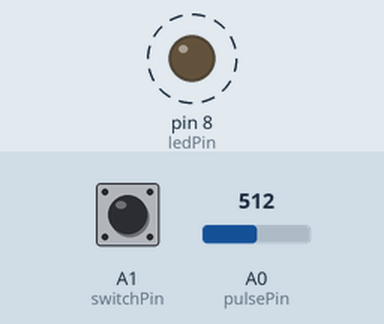
A sketch run on a simulated Arduino Uno, built with avr-gcc and run on an emulated ATmega328P. Parts: output pins drawn as LEDs (lit = HIGH). Dashed ring = blinking. The test bench sets the inputs (shaded band); at power-on: A1 (switchPin) HIGH, A0 (pulsePin) = 512. What the sketch prints to the serial monitor is not drawn.

Above: at 1.2 s.
1.3 s: A1 (switchPin) pulled LOW for 3.2 s
Timing chart, 0 to 13.5 s (numbered marks = the images above; inputs shaded):
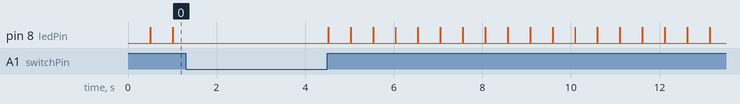

The sketch:

bpm_Heart_rate.ino
```cpp
#include <SoftwareSerial.h>

const int pulsePin = A0;    // ขาที่เชื่อมต่อ Pulse Sensor
const int ledPin = 8;       // ขาที่เชื่อมต่อ LED (สำหรับแสดงสถานะการทำงาน)
const int bpmThreshold = 60; // ค่า BPM Threshold สำหรับตรวจจับการเต้นของหัวใจ

const int switchPin = A1;   // ขาที่เชื่อมต่อสวิตช์
bool isChecking = false;    // ตัวแปรสถานะเพื่อตรวจสอบว่ากำลังตรวจสอบหรือไม่

SoftwareSerial bluetooth(5, 4);  // ขา RX, TX ของโมดูลบลูทูธ

// ตัวแปรสำหรับติดตามสถานะล่าสุด
bool wasDetecting = false;
bool wasChecking = false;

// ตัวแปรสำหรับคำนวณ BPM
unsigned long lastBeatTime = 0;
unsigned long beatInterval = 0;
int bpm = 0;

void setup() {
  pinMode(ledPin, OUTPUT);        // กำหนดขา LED เป็น OUTPUT
  pinMode(switchPin, INPUT_PULLUP); // กำหนดขาสวิตช์เป็น INPUT พร้อมเปิดใช้งาน pull-up resistor

  Serial.begin(9600);             // เริ่มต้นการสื่อสารผ่าน Serial ที่ความเร็ว 9600 baud
  bluetooth.begin(9600);          // เริ่มต้นการสื่อสารกับโมดูลบลูทูธที่ความเร็ว 9600 baud

  // กำหนดค่าเริ่มต้น
  digitalWrite(ledPin, LOW);    // ปิด LED
}

void loop() {
  // อ่านค่าแอนาล็อกจาก Pulse Sensor
  int sensorValue = analogRead(pulsePin);

  // ตรวจสอบสถานะของสวิตช์
  if (digitalRead(switchPin) == LOW) {
    isChecking = true; // เริ่มตรวจสอบชีพจรเมื่อกดสวิตช์
  } else {
    isChecking = false; // หยุดการตรวจสอบชีพจรเมื่อไม่กดสวิตช์
    digitalWrite(ledPin, LOW); // ปิด LED เมื่อไม่ได้กดสวิตช์เพื่อตรวจสอบ
    if (wasChecking) {
      sendBluetoothSignal("NoDetection"); // ส่งสัญญาณ "NoDetection" เมื่อปล่อยสวิตช์
      wasChecking = false; // อัปเดตสถานะล่าสุด
    }
    wasDetecting = false; // รีเซ็ตสถานะการตรวจจับเมื่อไม่ได้ตรวจสอบ
  }

  // ตรวจสอบชีพจรเมื่อกำลังตรวจสอบ
  if (isChecking) {
    // ตรวจสอบการเต้นของหัวใจ (ใช้การเปลี่ยนแปลงของค่าเซ็นเซอร์เพื่อระบุการเต้น)
    static int previousSensorValue = 0;
    if (sensorValue > 400 && previousSensorValue <= 400) {
      // ระบุการเต้นของหัวใจ
      unsigned long currentTime = millis();
      beatInterval = currentTime - lastBeatTime;
      lastBeatTime = currentTime;

      // คำนวณ BPM
      bpm = 60000 / beatInterval;

      if (bpm > bpmThreshold) {
        if (!wasDetecting) {
          digitalWrite(ledPin, HIGH);  // เปิด LED เพื่อแสดงสถานะตรวจจับการเต้น
          sendBluetoothSignal("HelmetDetected"); // ส่งสัญญาณผ่านบลูทูธเมื่อตรวจจับการเต้น
          wasDetecting = true; // อัปเดตสถานะล่าสุด
        }
      } else {
        if (wasDetecting) {
          digitalWrite(ledPin, LOW); // ปิด LED เมื่อไม่มีการเต้น
          sendBluetoothSignal("NoDetection"); // ส่งสัญญาณผ่านบลูทูธเมื่อไม่มีการตรวจจับการเต้น
          wasDetecting = false; // อัปเดตสถานะล่าสุด
        }
      }
    }
    previousSensorValue = sensorValue;

    if (!wasChecking) {
      wasChecking = true; // อัปเดตสถานะล่าสุด
    }
  } else {
    blinkRedLED(); // ทำให้ LED กระพริบสีแดงเมื่อไม่ตรวจสอบชีพจร
  }

  delay(10);  // รอเวลาสั้นๆ เพื่อความเสถียร
}

// ฟังก์ชันสำหรับส่งสัญญาณผ่านบลูทูธ
void sendBluetoothSignal(String message) {
  Serial.print("ส่งสัญญาณบลูทูธ: ");
  Serial.println(message);
  bluetooth.println(message);
}

// ฟังก์ชันสำหรับทำให้ LED กระพริบสีแดง
void blinkRedLED() {
  static unsigned long previousMillis = 0;
  const long interval = 500; // Blinking interval in milliseconds

  unsigned long currentMillis = millis();

  if (currentMillis - previousMillis >= interval) {
    previousMillis = currentMillis;
    int state = digitalRead(ledPin);
    digitalWrite(ledPin, !state); // Toggle LED state
  }
}
```
